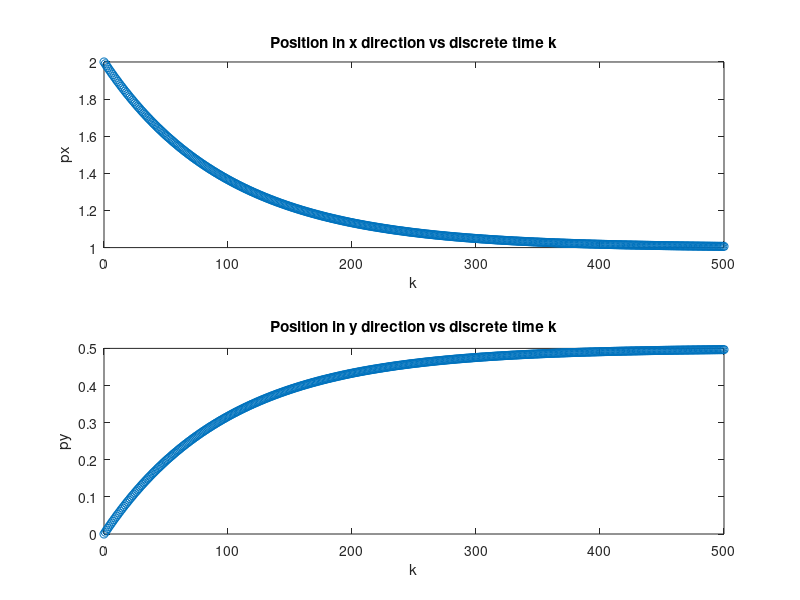
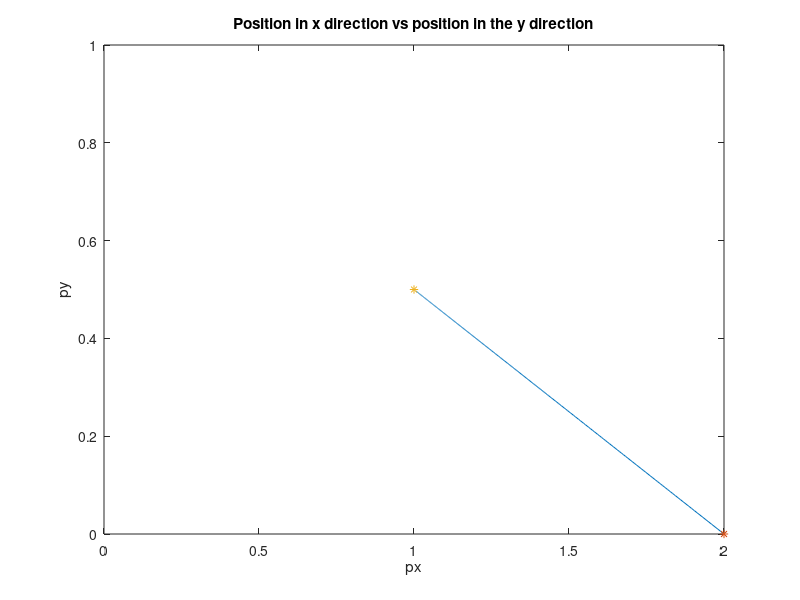

These charts were generated, in order, by the following MATLAB code:
% ECE 8 Lecture 9 
% Calculate position trajectory of the brick using a discrete-time
% model for any given number of discrete steps
close all;
clear all;

% discrete number of steps to calculate the trajectory
N = 500;        % Adjust to see path shrink and grow to read desired

% define desired position
pxd = 1;
pyd = 0.5;

% provide what is needed to calculate the trajectory

% 1) define the initial condition (position)
px0 = 2;
py0 = 0;

% 2) define the input (velocity)
% Now that we understand the principle of feedback, we will
% define vx and vy using the error between the desired position
% and the current position. We do this in the for loop below.

% 3) define the planar model (in this case)
% px_k+1 = px_k + Delta * vx_k
% py_k+1 = py_k + Delta * vy_k

%  step size (in seconds)
Delta = 0.01;

px = px0; % initialize my trajectory at px0
py = py0; % initialize my trajectory at py0
k = 0; % initialize discrete time vector
for i = 1:N
    % calculate the error signal 
    % In the x direction
    ex = pxd - px(i);       % desired x position minus current x position

    % In the y direction
    ey = pyd - py(i);       % desired y position minus current y position

    % Next, we define the velocity inputs as follows:
    vx(i) = ex;
    vy(i) = ey;

    % calculate the trajectory for the model
    % px_k+1 = px_k + Delta * vx_k
    px(i+1) = px(i) + Delta * vx(i);
    % py_k+1 = py_k + Delta * vy_k
    py(i+1) = py(i) + Delta * vy(i);

    % populate discrete time vector
    k(i+1) = k(i) + 1;
end

% at this point we would have px from 0 to N

% plot px and py as a function of k in a single figure with two drawings
figure
subplot(2,1,1) % define a 2x1 figure structure
% put px vs k in (1,1) entry
plot(k,px,'o')
xlabel('k')
ylabel('px')
title('Position in x direction vs discrete time k')

subplot(2,1,2) % define a 2x1 figure structure
% put py vs k in (2,1) entry
plot(k,py,'o')
xlabel('k')
ylabel('py')
title('Position in y direction vs discrete time k')


% plot py vs px in a planar plot
figure
plot(px,py) % Plot pairs (px(i),py(i)) one at a time
xlabel('px')
ylabel('py')
title('Position in x direction vs position in the y direction')
axis([0 2 0 1]) % define min for x to be 0, max for x to be 2
                % and define min for y to be 0, and max for y to be 1
% mark initial position
hold on
plot(px(1),py(1),'*')
% mark final position
% if know N, being the last data point
%plot(px(N),py(N),'or')
% if we don't know entry number of last data point 
% Nmax = length(px); % for matrices, use function size
% mark desired position
plot(pxd,pyd,'*')
